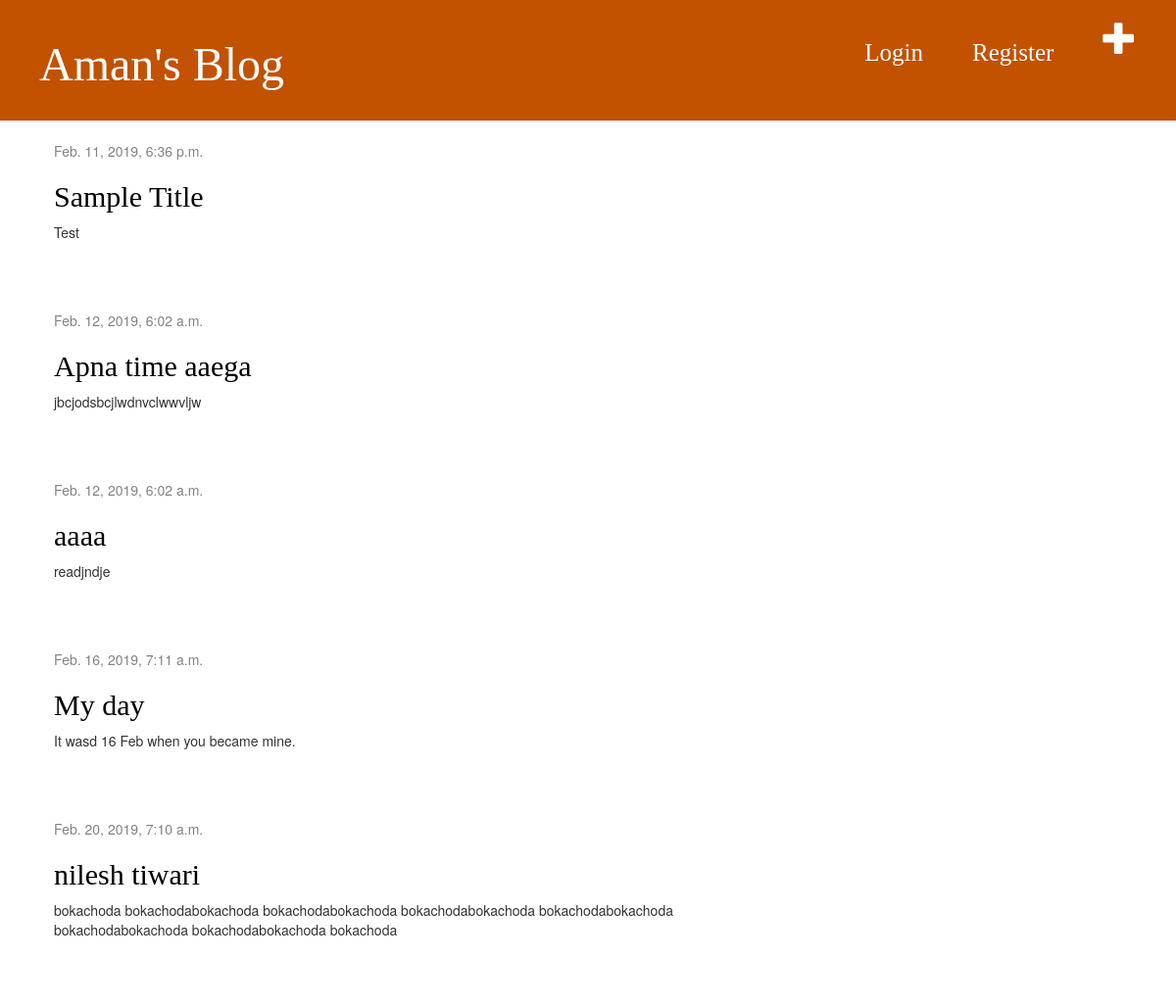
/, run on an earlier commit of the app's database.
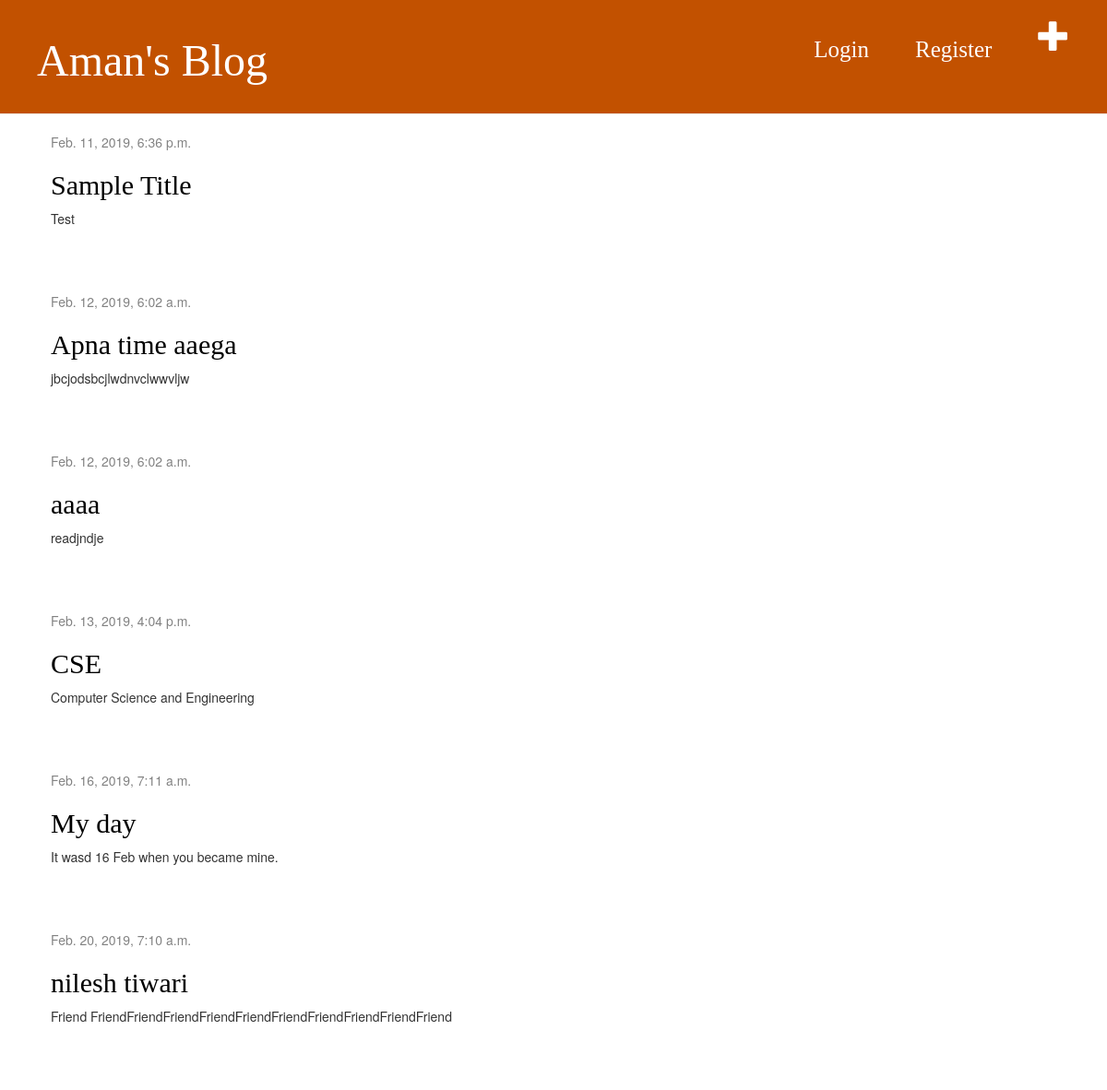
And on a later commit of the database.
### mypoll/models.py (models this page shows, shortened)
class Post(models.Model):
    author = models.ForeignKey(settings.AUTH_USER_MODEL, on_delete=models.CASCADE)
    title = models.CharField(max_length=200)
    text = models.TextField()
    created_date = models.DateTimeField(default=timezone.now)
    published_date = models.DateTimeField(blank=True, null=True)

### mypoll/views.py (the view)
# urls.py: path('',views.post_list,name='post_list'),
def post_list(request):
    posts=Post.objects.filter(published_date__lte=timezone.now()).order_by('published_date')
    return render(request, 'mypoll/post_list.html', {'posts':posts})

### mypoll/templates/mypoll/post_list.html
{% extends 'mypoll/base.html' %}
{% block content %}
    {% for post in posts %}
        <div class="post">
            <div class="date">
                {{ post.published_date }}
            </div>
            <h2><a href="{% url 'post_detail' pk=post.pk %}">{{ post.title }}</a></h2>
            <p>{{ post.text|linebreaksbr }}</p>
        </div>
    {% endfor %}
{% endblock %}

### mypoll/templates/mypoll/base.html (shortened to what this page needs)
{% load static %}
<html>
    <head>
        <link rel="stylesheet" href="//maxcdn.bootstrapcdn.com/bootstrap/3.2.0/css/bootstrap.min.css">
        <link rel="stylesheet" href="//maxcdn.bootstrapcdn.com/bootstrap/3.2.0/css/bootstrap-theme.min.css">
        <link rel="stylesheet" href="{% static 'css/mypoll.css' %}">
    </head>
    <body>
      <div class="page-header">
        <a href="{% url 'post_new' %}" class="top-menu"><span class="glyphicon glyphicon-plus"></span></a>
        <h1><a href="/">Aman's Blog</a>
          {% if user.is_authenticated%}
          <a href="{%url 'logout'%}">  <span style="font-size: 25px; float: right; padding-right:50px !important;">Logout</span></a>
          {% else %}
        <a href="{%url 'register'%}">  <span style="font-size: 25px; float: right; padding-right:50px !important;">Register</span></a>
        <a href="{%url 'login'%}">  <span style="font-size: 25px; float: right; padding-right:50px !important;">Login</span></a>
        {% endif %}
        </h1>
    </div>
    <div class="content container">
        <div class="row">
            <div class="col-md-8">
            {% block content %}
            {% endblock %}
            </div>
        </div>
    </div>
    </body>
</html>

### mypoll/static/css/mypoll.css (style rules this page uses)
.page-header { background-color: #C25100; margin-top: 0; padding: 20px 20px 20px 40px; }
.page-header h1, .page-header h1 a, .page-header h1 a:visited, .page-header h1 a:active { color: #ffffff; font-size: 36pt; text-decoration: none; }
.content { margin-left: 40px; }
h1, h2, h3, h4 { font-family: 'Lobster', cursive; }
.date { color: #828282; }
.top-menu, .top-menu:hover, .top-menu:visited { color: #ffffff; float: right; font-size: 26pt; margin-right: 20px; }
.post { margin-bottom: 70px; }
.post h2 a, .post h2 a:visited { color: #000000; }

What changed in the data, as far as the page shows it:
added Post: published_date "Feb. 13, 2019, 4:04 p.m.", title "CSE", text "Computer Science and Engineering"
changed Post "nilesh tiwari": text "bokachoda bokachodabokachoda bokachodabokachoda bokachodabokachoda bokachodabokachoda bokachodabokachoda bokachodabokachoda bokachoda" → "Friend FriendFriendFriendFriendFriendFriendFriendFriendFriendFriend"
